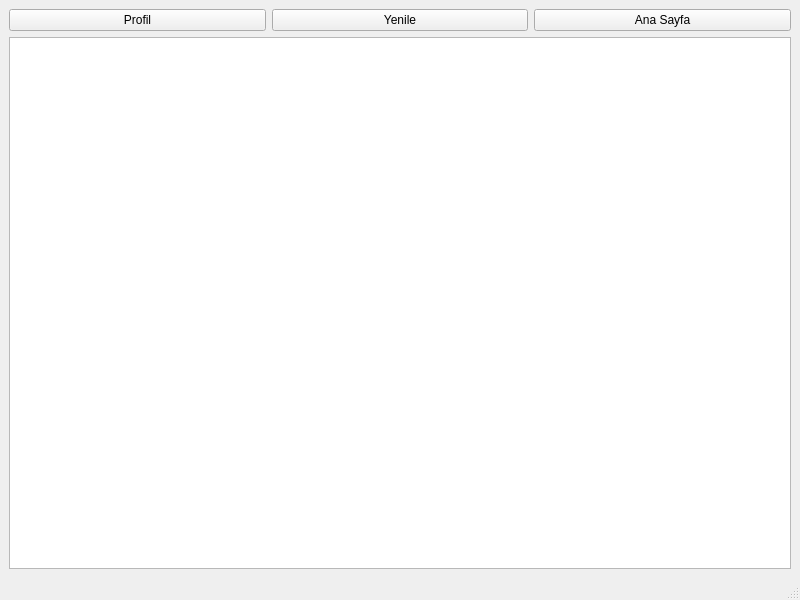
<?xml version="1.0" encoding="UTF-8"?>
<ui version="4.0">
 <class>MainWindowMusBiletler</class>
 <widget class="QMainWindow" name="MainWindowMusBiletler">
  <property name="geometry">
   <rect>
    <x>0</x>
    <y>0</y>
    <width>800</width>
    <height>600</height>
   </rect>
  </property>
  <property name="windowTitle">
   <string>Biletlerim</string>
  </property>
  <widget class="QWidget" name="centralwidget">
   <layout class="QGridLayout" name="gridLayout_2">
    <item row="1" column="0">
     <layout class="QGridLayout" name="gridLayout">
      <item row="0" column="0">
       <widget class="QPushButton" name="pushButton_2">
        <property name="text">
         <string>Profil</string>
        </property>
       </widget>
      </item>
      <item row="1" column="0" colspan="3">
       <widget class="QTableWidget" name="tableWidget"/>
      </item>
      <item row="0" column="2">
       <widget class="QPushButton" name="pushButton">
        <property name="text">
         <string>Ana Sayfa</string>
        </property>
       </widget>
      </item>
      <item row="0" column="1">
       <widget class="QPushButton" name="pushButton_4">
        <property name="text">
         <string>Yenile</string>
        </property>
       </widget>
      </item>
     </layout>
    </item>
   </layout>
  </widget>
  <widget class="QMenuBar" name="menubar">
   <property name="geometry">
    <rect>
     <x>0</x>
     <y>0</y>
     <width>800</width>
     <height>26</height>
    </rect>
   </property>
  </widget>
  <widget class="QStatusBar" name="statusbar"/>
 </widget>
 <resources/>
 <connections/>
</ui>
